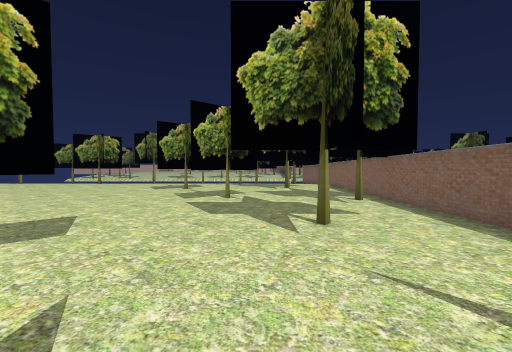
View 1 (above)

22 first-person views from a walk through a scene from a Unity 3-D project. The camera is 1.5 m above the floor, tilts 2° down and sees 90° across. The floor is counted in squares, 1.8 m on a side. Each view is taken from the middle of a square. On the plan, view 1 faces up. The plan holds only what a view shows up to about 10 squares ahead; the rest is blank. The place goes on beyond the plan. The player character is not drawn. Door leaves are left out, so doorways stand open.

View 2
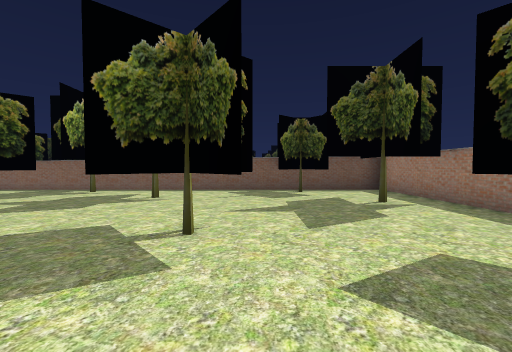

View 3
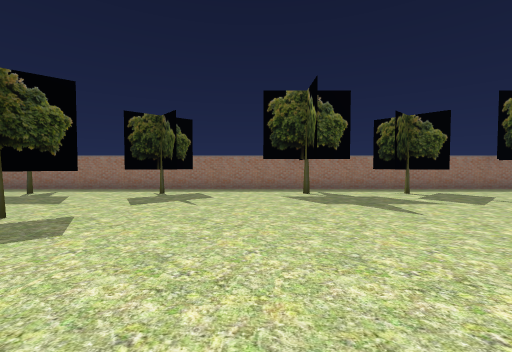

View 4
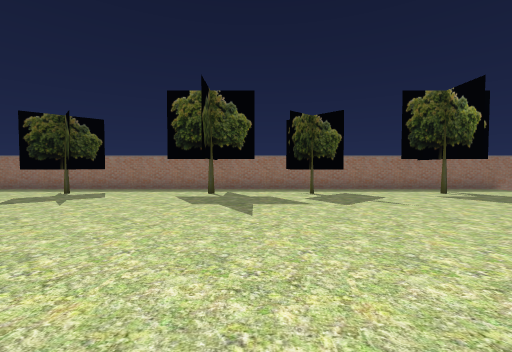

View 5
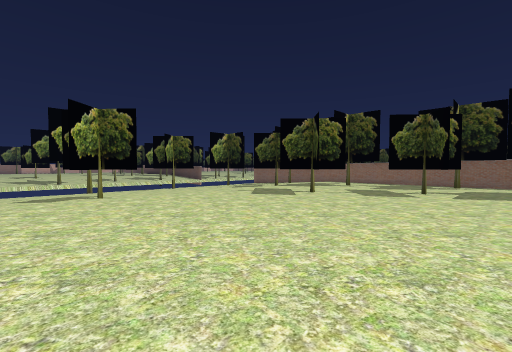

View 6
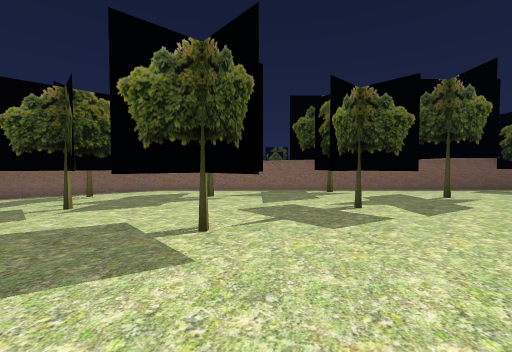

View 7
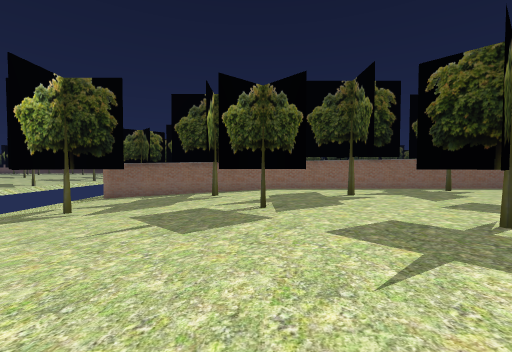

View 8
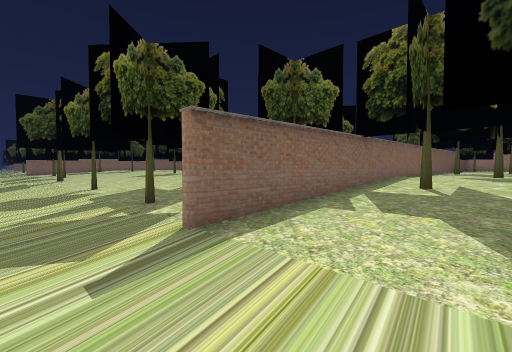

View 9
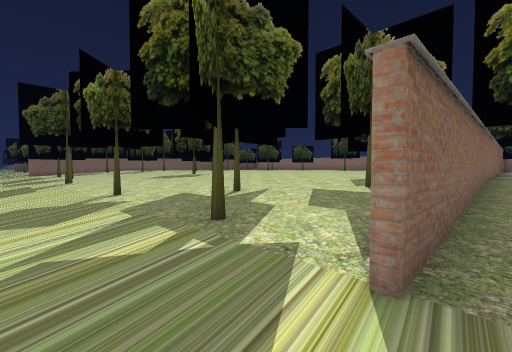

View 10
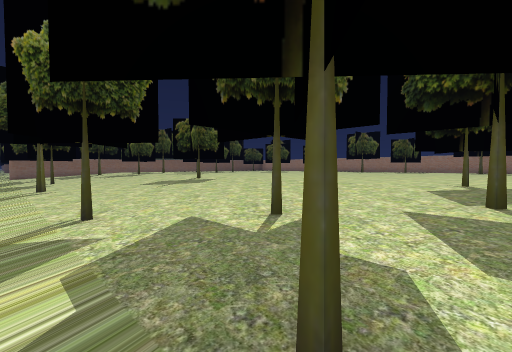

View 11
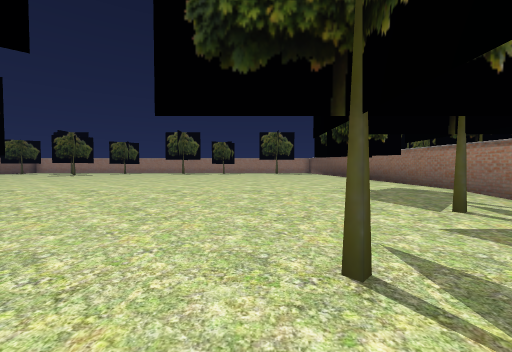

View 12
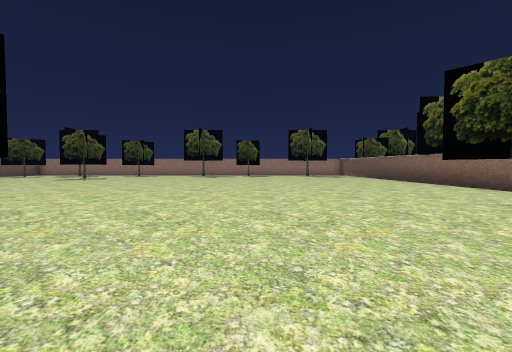

View 13
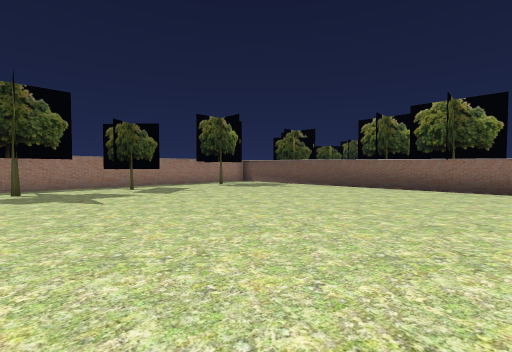

View 14
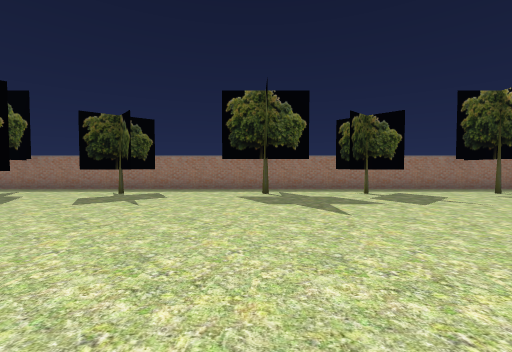

View 15
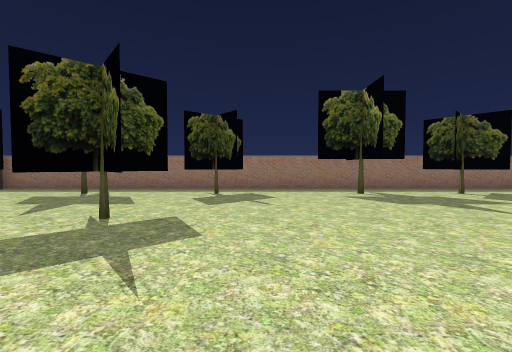

View 16
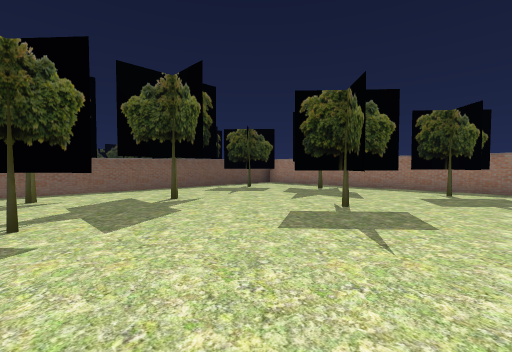

View 17
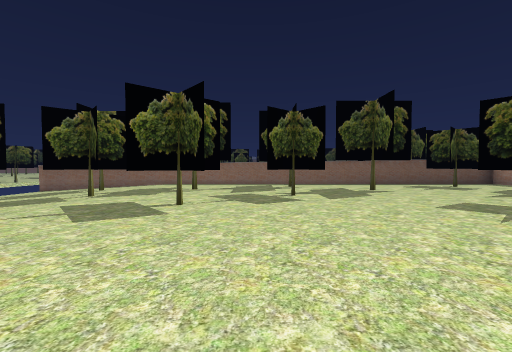

View 18
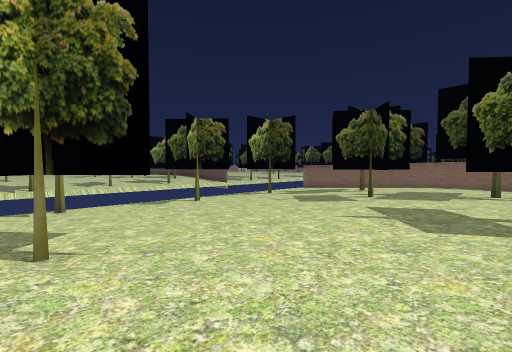

View 19
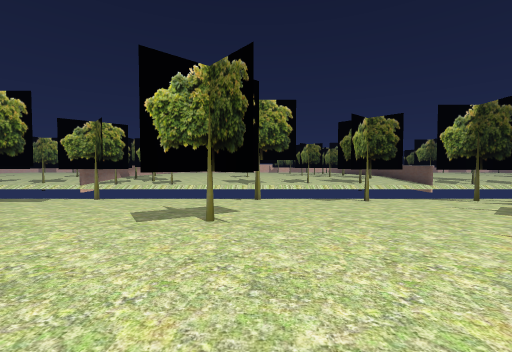

View 20
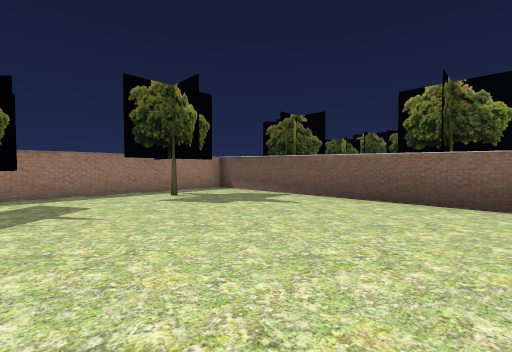

View 21
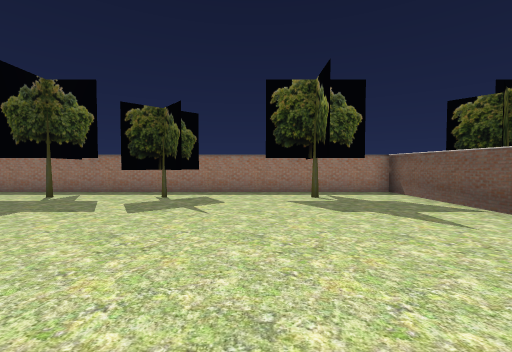

View 22
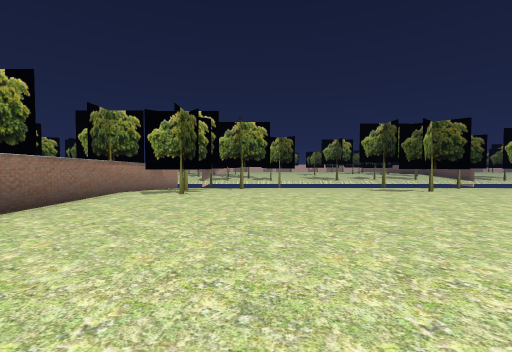

### Floor plan
Key: @ floor where view 1 was taken; # wall or solid block; . main floor; - floor 0.25 m lower than the main floor; _ floor 0.5 m lower than the main floor; < floor 0.75 m lower than the main floor; ( floor 1 m lower than the main floor; / step, stairs or slope.
Columns run from 19 left of view 1 to 24 right of it. Each row starts with its distance up from view 1.
 20                     (((((((((((((((((
 19                    <//</<///</////<///
 18          __       _#__#_#___#_____#______#__
 17          ___     _____#_______________#_____
 16          ____   ______#___#_________________
 15          ----- -------#---------------------
 14          --- ---------#----------  ---------
 13          . #......##..#..........#......##..
 12          .........  ..#..#........#..... #..
 11          .............#.##..................
 10          .......##..#.#...............##....
  9          .......# ....#...............# ....
  8          .......... ..#.....................
  7          .........#...#.................##..
  6          ........ .#..#.................# ..
  5         ..............#.....................
  4        .............#.#...................#.
  3       ................#.....................
  2      ...........##....#...............##....
  1     ...........#......#...............# ....
  0    ................@. #....................
 -1   ....#. ..... . ....##............. .#....
 -2  ..#...#..#....#...#..#..#...##..#...#...#..
 -3  ..... # ..... # .....#......##..... # .....
 -4 ############################################

Where each view was taken, in squares from view 1:
view 1: 0 up, 0 right, facing up
view 2: 1 up, 6 left, facing right
view 3: 6 up, 7 left, facing down
view 4: 6 up, 10 left, facing down
view 5: 5 up, 10 left, facing up-right
view 6: 9 up, 6 left, facing right
view 7: 13 up, 6 left, facing right
view 8: 20 up, 1 right, facing down-right
view 9: 20 up, 3 right, facing down-right
view 10: 19 up, 5 right, facing down-right
view 11: 18 up, 8 right, facing down
view 12: 16 up, 10 right, facing down
view 13: 8 up, 14 right, facing down-left
view 14: 6 up, 14 right, facing down
view 15: 6 up, 17 right, facing down
view 16: 7 up, 17 right, facing down-right
view 17: 8 up, 14 right, facing right
view 18: 10 up, 14 right, facing up-right
view 19: 9 up, 15 right, facing up
view 20: 5 up, 10 right, facing down-left
view 21: 5 up, 8 right, facing down
view 22: 4 up, 8 right, facing up
